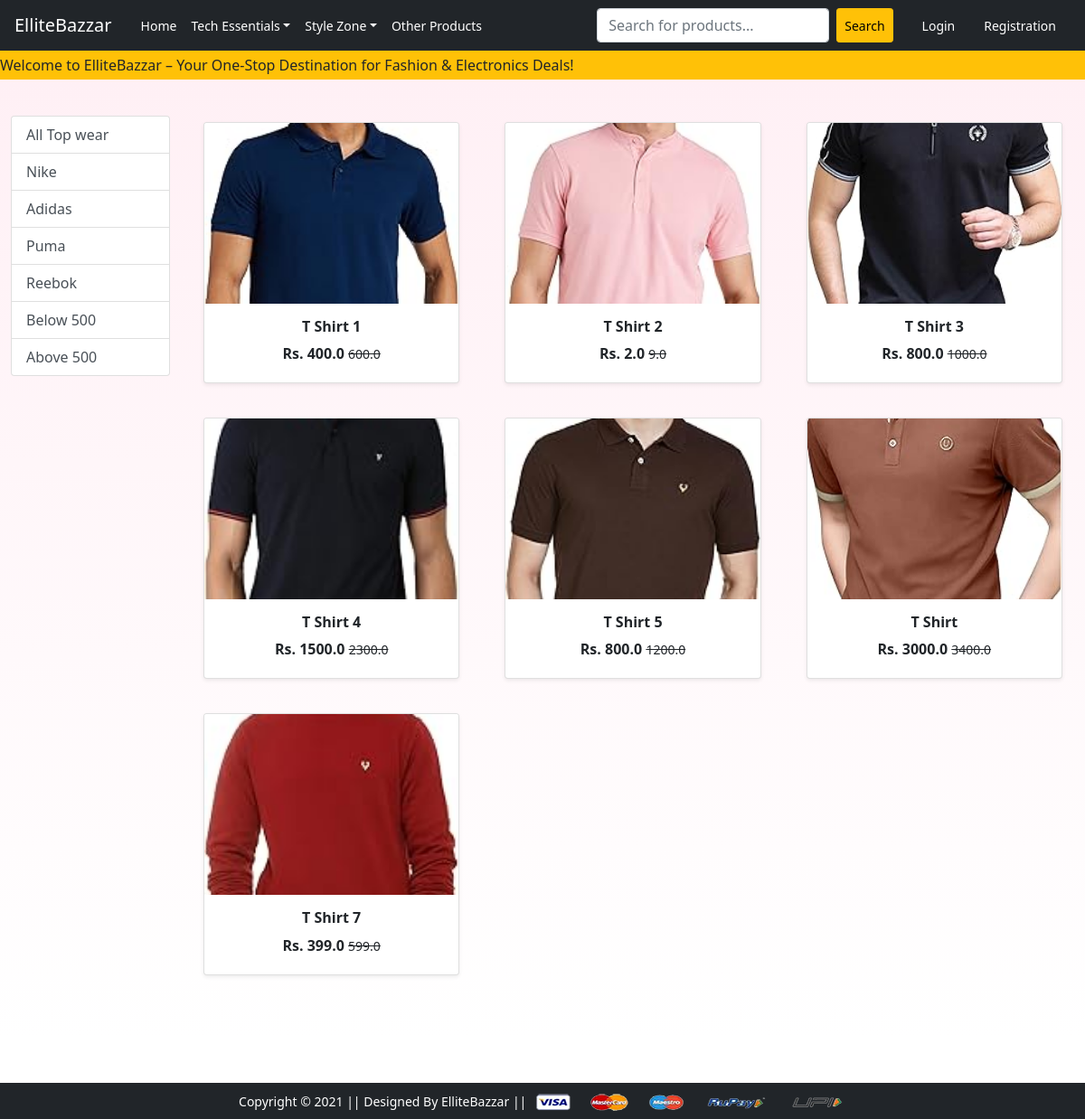
Screenshot of /topwear/ with the database file from the repository.
### app/models.py (models this page shows, shortened)
class Product(models.Model):
     title= models.CharField(max_length=100)
     selling_price= models.FloatField()
     discounted_price=models.FloatField()
     description = models.TextField()
     brand= models.CharField(max_length=100)
     category=models.CharField(choices=CATEGORY_CHOICES,max_length=18)
     product_image = models.ImageField(upload_to='productimg')

### app/views.py (the view)
# urls.py: path('topwear/', views.topwear_view, name='topwear'),
def topwear_view(request, data="None"):
    if data == 'None':
        topwear = Product.objects.filter(category='TW')  # Assuming 'TW' represents Top Wears
    elif data in ['Nike', 'Adidas', 'Puma', 'Reebok']:  # Add more brands if needed
        topwear = Product.objects.filter(category='TW', brand=data)
    elif data == 'below':
        topwear = Product.objects.filter(category='TW', discounted_price__lt=1000)  # Adjust price range as needed
    elif data == 'above':
        topwear = Product.objects.filter(category='TW', discounted_price__gt=1000)
    return render(request, 'app/topwear.html', {'topwear': topwear})

### app/context_processors.py (called while the page is built)
def cart_total(request):
    if request.user.is_authenticated:
        totalitem = Cart.objects.filter(user=request.user).aggregate(total_quantity=Sum('quantity'))['total_quantity'] or 0
        print("here total item is: ", totalitem)
    else:
        totalitem = 0
    return {'totalitems': totalitem}

### app/templates/app/topwear.html (shortened to what this page needs)
{% extends 'app/base.html' %}
{% load static %}
{% block main-content %}
<div class="py-4" style="background: linear-gradient(to bottom, #fff0f5, #ffffff);">
  <div class="container-fluid my-3">
    <div class="row">
      <div class="col-lg-2 col-md-3 col-sm-4 col-12 mb-3">
        <div class="list-group">
          <a href="{% url 'topwear' %}" class="list-group-item list-group-item-action" aria-current='true'>
            All Top wear
          </a>
          <a href="{% url 'topweardata' 'Nike' %}" class="list-group-item list-group-item-action">Nike</a>
          <a href="{% url 'topweardata' 'Adidas' %}" class="list-group-item list-group-item-action">Adidas</a>
          <a href="{% url 'topweardata' 'Puma' %}" class="list-group-item list-group-item-action">Puma</a>
          <a href="{% url 'topweardata' 'Reebok' %}" class="list-group-item list-group-item-action">Reebok</a>
          <a href="{% url 'topweardata' 'below' %}" class="list-group-item list-group-item-action">Below 500</a>
          <a href="{% url 'topweardata' 'above' %}" class="list-group-item list-group-item-action">Above 500</a>
        </div>
      </div>
      <div class="col-lg-10 col-md-9 col-sm-8 col-12">
        <div class="row">
          {% for product in topwear %}
          <div class="col-lg-4 col-md-6 col-sm-12 mb-4 d-flex justify-content-center">
            <a href="{% url 'product-detail' product.id %}" class="btn w-100">
              <div class="card shadow-sm">
                <img src="{{ product.product_image.url }}" alt="{{ product.title }}" class="card-img-top img-fluid" style="height: 200px; object-fit: cover;">
                <div class="card-body text-center">
                  <h6 class="fw-bold">{{ product.title }}</h6>
                  <p class="fw-bold mb-1">Rs. {{ product.discounted_price }}
                    <small class="fw-light text-decoration-line-through">{{ product.selling_price }}</small>
                  </p>
                </div>
              </div>
            </a>
          </div>
          {% endfor %}
        </div>
      </div>
    </div>
  </div>
</div>
{% endblock main-content %}

### rows the page displays
Product: product_image (picture), title "T Shirt 1", discounted_price "400.0", selling_price "600.0"
Product: product_image (picture), title "T Shirt 2", discounted_price "2.0", selling_price "9.0"
Product: product_image (picture), title "T Shirt 3", discounted_price "800.0", selling_price "1000.0"
Product: product_image (picture), title "T Shirt 4", discounted_price "1500.0", selling_price "2300.0"
Product: product_image (picture), title "T Shirt 5", discounted_price "800.0", selling_price "1200.0"
Product: product_image (picture), title "T Shirt", discounted_price "3000.0", selling_price "3400.0"
Product: product_image (picture), title "T Shirt 7", discounted_price "399.0", selling_price "599.0"
